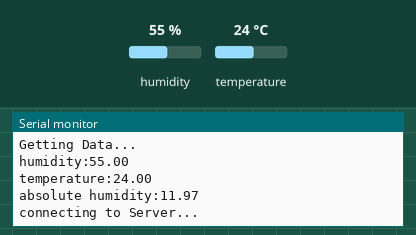
Simulated run of this sketch. Board: ESP8266 (NodeMCU). On the bench: the last lines printed to the serial monitor. The test bench sets the inputs (shaded band); at power-on: humidity 55 %, temperature 24 °C. WiFi joins after 1.5 s; servers stay silent unless stated; uploads are accepted with an empty reply.

Above: at 3.7 s.
3.8 s: humidity set to 22 %
At 4.28 s:
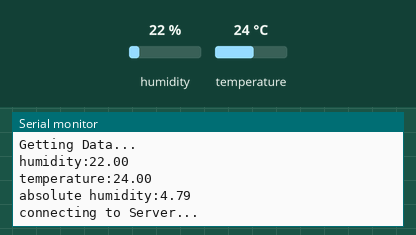
5.3 s: temperature set to 12 °C
At 5.64 s:
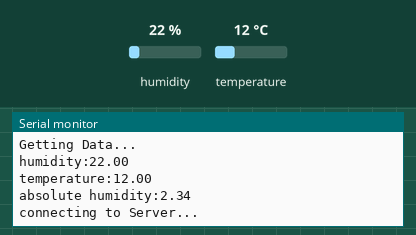
6.8 s: humidity set to 40 %
At 7.27 s:
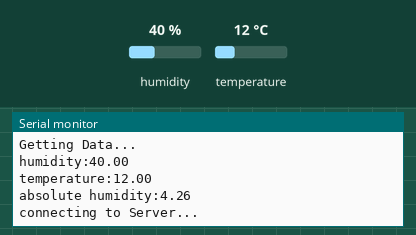
Timing chart, 0 to 9.8 s (numbered marks = the images above; inputs shaded):
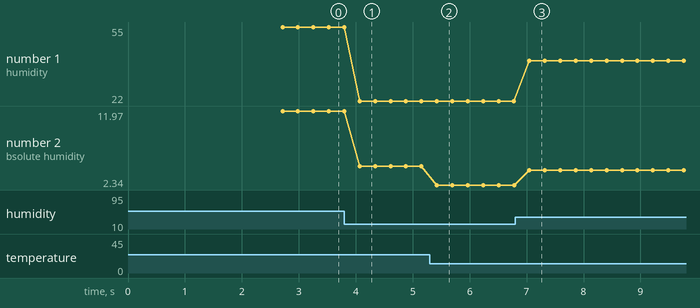

Measured:
- after the input at 3.8 s, the serial monitor: prints a new line after 0.27 s (image 1)
- after the input at 5.3 s, the serial monitor: prints a new line after 0.12 s (image 2)
- after the input at 6.8 s, the serial monitor: prints a new line after 0.25 s (image 3)
- plotted number 1: 55 → 22 after the input at 3.8 s, 22 → 40 after the input at 6.8 s
- plotted number 2: 11.97 → 4.79 after the input at 3.8 s, 4.79 → 2.34 after the input at 5.3 s, 2.34 → 4.26 after the input at 6.8 s

The sketch:

Au_en.ino
```cpp
#include <ESP8266WiFi.h>
#include <DHTesp.h>
#define APSSID "Matze"
#define APPSK  "PP1234PP"

const char *ssid = APSSID;
const char *password = APPSK;
//
float humidity=0;
float abs_humidity=0;
float temperature=0;
DHTesp dht;

void setup() {
  delay(1000);
  Serial.begin(115200);

  Serial.println("Sensor Setup");
  dht.setup(2, DHTesp::DHT11);
  // Explicitly set the ESP8266 to be a WiFi-client
  Serial.println("Wifi Setup");
 WiFi.mode(WIFI_STA);
  WiFi.begin(ssid, password);
  Serial.println("Wifi begin");
  while (WiFi.status() != WL_CONNECTED) {
    delay(500);
    Serial.println("Waiting for wifi");
  }

   Serial.println("Setup fertig");
}

void loop() {
  // put your main code here, to run repeatedly:
   WiFiClient client;
  const char * host = "192.168.1.22";
  const int httpPort = 80;
Serial.println("connecting to Server...");
  if (!client.connect(host, httpPort)) {
    Serial.println("connection failed");
    return;
  }else{

     Serial.println("connection succeeded");

  }
   Serial.println("Getting Data...");

 humidity = dht.getHumidity();
 temperature = dht.getTemperature();
 abs_humidity = absolute(temperature,humidity);

   Serial.print("humidity:");
   Serial.println(String(humidity));
   Serial.print("temperature:");
   Serial.println(temperature);
   Serial.print("absolute humidity:");
   Serial.println(abs_humidity);

  String url = "/data/";
  url += "?abs_value=";
  url += abs_humidity;


  // This will send the request to the server
  client.print(String("GET ") + url + " HTTP/1.1\r\n" +
               "Host: " + host + "\r\n" +
               "Connection: close\r\n\r\n");
  unsigned long timeout = millis();
  while (client.available() == 0) {
    if (millis() - timeout > 5000) {
      Serial.println(">>> Client Timeout !");
      client.stop();
      return;
    }
  }

}


double absolute(double t, double r)
{

  // Konstanten
  double mw = 18.016; // Molekulargewicht des Wasserdampfes (kg/kmol)
  double gk = 8314.3; // universelle Gaskonstante (J/(kmol*K))
  double t0 = 273.15; // Absolute Temperatur von 0 °C (Kelvin)
  double tk = t + t0; // Temperatur in Kelvin

  double a, b;
  if (t >= 0) {
    a = 7.5;
    b = 237.3;
  } else {
    a = 7.6;
    b = 240.7;
  }

  // Sättigungsdampfdruck in hPa
  double sdd = 6.1078 * pow(10, (a*t)/(b+t));

  // Dampfdruck in hPa
  double dd = sdd * (r/100);

  // Wasserdampfdichte bzw. absolute Feuchte in g/m3
  double af = pow(10,5) * mw/gk * dd/tk;

  // v-Parameter
  double v = log10(dd/6.1078);

  // Taupunkttemperatur (°C)
  double tt = (b*v) / (a-v);

  return af;
}
```
